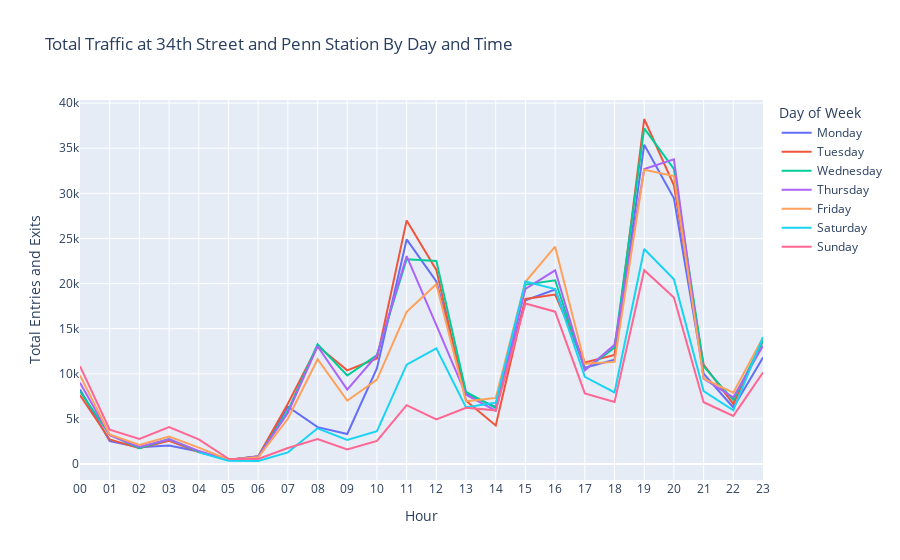

The code cell stored with this chart in its notebook:
### Code cell
import plotly.express as px
fig = px.line(penn_34th.groupby(['time_hour','day_of_week'])['net_traffic'].mean().reset_index(),
            x="time_hour", y="net_traffic", color="day_of_week", title="Total Traffic at 34th Street and Penn Station By Day and Time",
             labels={
                     "time_hour": "Hour",
                     "net_traffic": "Total Entries and Exits",
                     "day_of_week": "Day of Week"
                 },)
fig.show()

### Figure 1 — Plotly figure (JSON) as saved in the notebook; plotly's stock layout.template omitted (floating-point values rounded to 4 significant figures)
{"data": [{"hovertemplate": "Day of Week=Monday<br>Hour=%{x}<br>Total Entries and Exits=%{y}<extra></extra>", "legendgroup": "Monday", "line": {"color": "#636efa", "dash": "solid"}, "marker": {"symbol": "circle"}, "mode": "lines", "name": "Monday", "orientation": "v", "showlegend": true, "type": "scatter", "x": ["00", "01", "02", "03", "04", "05", "06", "07", "08", "09", "10", "11", "12", "13", "14", "15", "16", "17", "18", "19", "20", "21", "22", "23"], "xaxis": "x", "y": [8262.0, 2558.0, 1869.0, 2063.0, 1385.0, 454.6, 831.3, 6349.0, 4098.0, 3336.0, 10630.0, 24900.0, 20240.0, 7777.0, 6333.0, 18150.0, 19350.0, 10670.0, 11560.0, 35390.0, 29460.0, 10010.0, 6277, 11804], "yaxis": "y"}, {"hovertemplate": "Day of Week=Tuesday<br>Hour=%{x}<br>Total Entries and Exits=%{y}<extra></extra>", "legendgroup": "Tuesday", "line": {"color": "#EF553B", "dash": "solid"}, "marker": {"symbol": "circle"}, "mode": "lines", "name": "Tuesday", "orientation": "v", "showlegend": true, "type": "scatter", "x": ["00", "01", "02", "03", "04", "05", "06", "07", "08", "09", "10", "11", "12", "13", "14", "15", "16", "17", "18", "19", "20", "21", "22", "23"], "xaxis": "x", "y": [7645.0, 2730.0, 1761.0, 2572.0, 1328.0, 474, 867, 6682.0, 13090.0, 10390.0, 11700.0, 27004, 21520.0, 7021.0, 4274.0, 18293, 18790.0, 11260.0, 12100.0, 38240.0, 30900.0, 11027, 6662.0, 13650.0], "yaxis": "y"}, {"hovertemplate": "Day of Week=Wednesday<br>Hour=%{x}<br>Total Entries and Exits=%{y}<extra></extra>", "legendgroup": "Wednesday", "line": {"color": "#00cc96", "dash": "solid"}, "marker": {"symbol": "circle"}, "mode": "lines", "name": "Wednesday", "orientation": "v", "showlegend": true, "type": "scatter", "x": ["00", "01", "02", "03", "04", "05", "06", "07", "08", "09", "10", "11", "12", "13", "14", "15", "16", "17", "18", "19", "20", "21", "22", "23"], "xaxis": "x", "y": [8076.0, 3250.0, 1765, 2781.0, 1354, 460.3, 843.7, 5882.0, 13270.0, 9810.0, 12080.0, 22700.0, 22520.0, 7992.0, 6227.0, 19900.0, 20370.0, 10450.0, 12900.0, 37208, 32719, 10820.0, 7094.0, 13700.0], "yaxis": "y"}, {"hovertemplate": "Day of Week=Thursday<br>Hour=%{x}<br>Total Entries and Exits=%{y}<extra></extra>", "legendgroup": "Thursday", "line": {"color": "#ab63fa", "dash": "solid"}, "marker": {"symbol": "circle"}, "mode": "lines", "name": "Thursday", "orientation": "v", "showlegend": true, "type": "scatter", "x": ["00", "01", "02", "03", "04", "05", "06", "07", "08", "09", "10", "11", "12", "13", "14", "15", "16", "17", "18", "19", "20", "21", "22", "23"], "xaxis": "x", "y": [9012.0, 3189.0, 1911, 2745, 1465, 456.1, 829.5, 5662.0, 13050.0, 8258.0, 12070.0, 23050.0, 15390.0, 7668.0, 5921, 19420.0, 21471, 10410.0, 13210.0, 32690.0, 33780.0, 9455.0, 7405.0, 13120.0], "yaxis": "y"}, {"hovertemplate": "Day of Week=Friday<br>Hour=%{x}<br>Total Entries and Exits=%{y}<extra></extra>", "legendgroup": "Friday", "line": {"color": "#FFA15A", "dash": "solid"}, "marker": {"symbol": "circle"}, "mode": "lines", "name": "Friday", "orientation": "v", "showlegend": true, "type": "scatter", "x": ["00", "01", "02", "03", "04", "05", "06", "07", "08", "09", "10", "11", "12", "13", "14", "15", "16", "17", "18", "19", "20", "21", "22", "23"], "xaxis": "x", "y": [9834.0, 3296, 2130.0, 3061.0, 1831.0, 479, 743.3, 5021, 11610.0, 7023.0, 9368.0, 16880.0, 19930.0, 6952.0, 7336, 20200.0, 24090.0, 11120.0, 11320.0, 32610.0, 31910.0, 9474.0, 7906.0, 14030.0], "yaxis": "y"}, {"hovertemplate": "Day of Week=Saturday<br>Hour=%{x}<br>Total Entries and Exits=%{y}<extra></extra>", "legendgroup": "Saturday", "line": {"color": "#19d3f3", "dash": "solid"}, "marker": {"symbol": "circle"}, "mode": "lines", "name": "Saturday", "orientation": "v", "showlegend": true, "type": "scatter", "x": ["00", "01", "02", "03", "04", "05", "06", "07", "08", "09", "10", "11", "12", "13", "14", "15", "16", "17", "18", "19", "20", "21", "22", "23"], "xaxis": "x", "y": [null, null, null, null, 1298.0, 361.2, 341.4, 1296.0, 3964.0, 2674.0, 3636.0, 11010.0, 12830.0, 6287.0, 6806.0, 20230.0, 19380.0, 9658.0, 7936, 23840.0, 20480.0, 8085.0, 5960.0, 14070.0], "yaxis": "y"}, {"hovertemplate": "Day of Week=Sunday<br>Hour=%{x}<br>Total Entries and Exits=%{y}<extra></extra>", "legendgroup": "Sunday", "line": {"color": "#FF6692", "dash": "solid"}, "marker": {"symbol": "circle"}, "mode": "lines", "name": "Sunday", "orientation": "v", "showlegend": true, "type": "scatter", "x": ["00", "01", "02", "03", "04", "05", "06", "07", "08", "09", "10", "11", "12", "13", "14", "15", "16", "17", "18", "19", "20", "21", "22", "23"], "xaxis": "x", "y": [10840.0, 3806.0, 2796.0, 4099.0, 2747, 591.4, 559.5, 1776.0, 2766.0, 1609.0, 2565.0, 6534.0, 4951.0, 6244.0, 5958.0, 17790.0, 16890.0, 7829.0, 6872.0, 21480.0, 18460.0, 6849.0, 5338.0, 10150.0], "yaxis": "y"}], "layout": {"legend": {"title": {"text": "Day of Week"}, "tracegroupgap": 0}, "title": {"text": "Total Traffic at 34th Street and Penn Station By Day and Time"}, "xaxis": {"anchor": "y", "domain": [0, 1], "title": {"text": "Hour"}}, "yaxis": {"anchor": "x", "domain": [0, 1], "title": {"text": "Total Entries and Exits"}}}}
